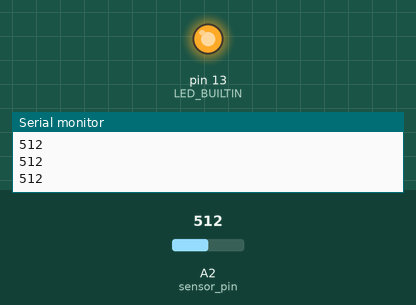
Bench run of a sketch on a simulated Arduino Uno, built with avr-gcc and run on an emulated ATmega328P. Shown: output pins drawn as LEDs (lit = HIGH), the last lines printed to the serial monitor. The test bench sets the inputs (shaded band); at power-on: A2 (sensor_pin) = 512.

Above: at 1.2 s.
1.3 s: A2 (sensor_pin) set to 838
2.8 s: A2 (sensor_pin) set to 858
At 4.0 s:
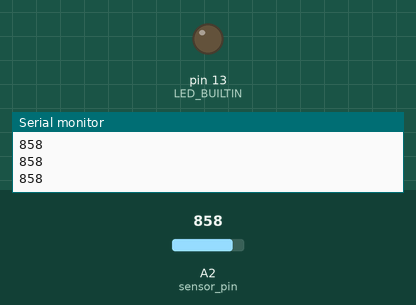
4.3 s: A2 (sensor_pin) set to 840
At 5.2 s:
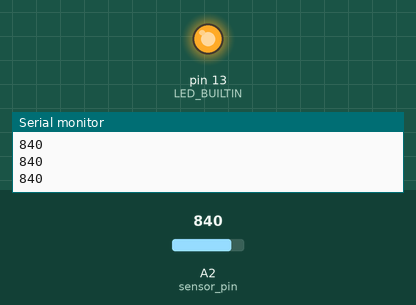
5.8 s: A2 (sensor_pin) set to 860
At 6.7 s:
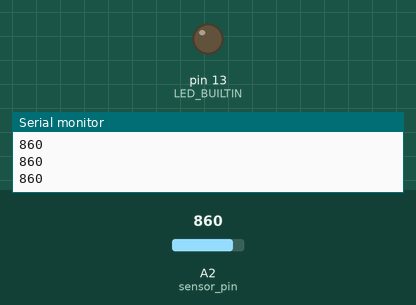
Timing chart, 0 to 8.3 s (numbered marks = the images above; inputs shaded):
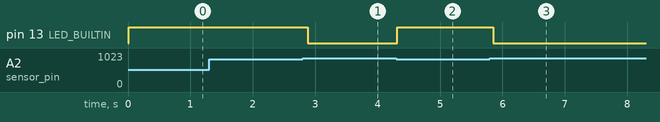

Measured:
- the behaviour switches between 849 and 850 on A2 (sensor_pin) (found by bisection; images 0 and 1)
- after the input at 2.8 s, pin 13 (LED_BUILTIN): HIGH → LOW after 0.08 s
- after the input at 4.3 s, pin 13 (LED_BUILTIN): LOW → HIGH at once
- after the input at 5.8 s, pin 13 (LED_BUILTIN): HIGH → LOW after 0.06 s

The sketch:

led2.ino
```cpp
#define sensor_pin A2
    void setup() {
      Serial.begin(9600);
      pinMode(LED_BUILTIN, OUTPUT);
    }

    void loop() {
      int val = analogRead(sensor_pin);
      Serial.println(val);
      delay(10);
      if (val < 850){
        digitalWrite(LED_BUILTIN, HIGH);
        delay(100);
      }
      else{
        digitalWrite(LED_BUILTIN, LOW);
        delay(100);
      }
    }
```
